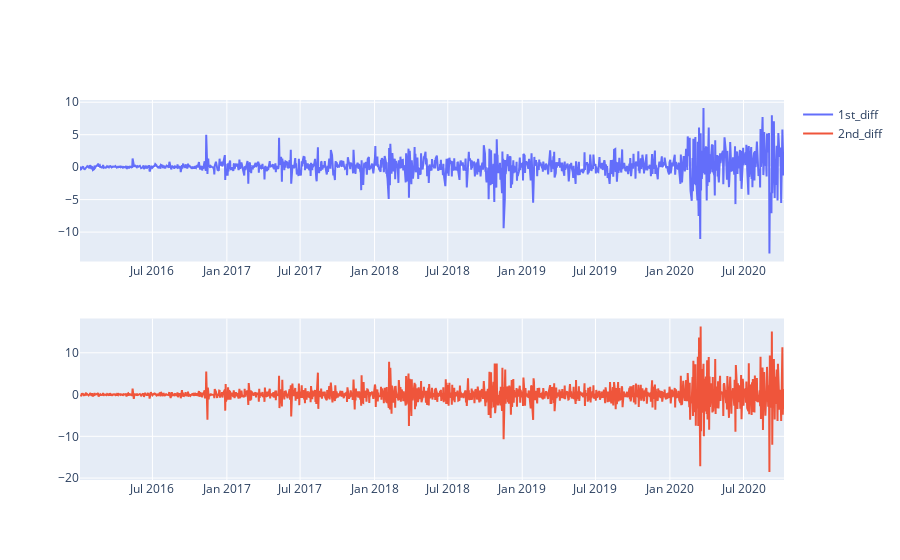

Notebook source saved alongside this figure:
### Markdown cell above
Just by using 1st order differencing we can see that our data became stationary.

### Code cell
from plotly.subplots import make_subplots
import plotly.graph_objects as go

nvda_df["1st_diff"] = nvda_df["Close"].diff()
nvda_df["2nd_diff"] = nvda_df["1st_diff"].diff()

fig = make_subplots(rows=2, cols=1)
for idx, d in enumerate(["1st_diff", "2nd_diff"]):
    fig.add_trace(
        go.Scatter(name = d, x = nvda_df.index, y = nvda_df[d]),
        row=idx+1,col=1)
fig.show()

### Figure 1 — Plotly figure (JSON) as saved in the notebook; plotly's stock layout.template omitted (floating-point values rounded to 4 significant figures; data arrays with more than 128 entries replaced by an {"elided": "..."} marker saying what was removed)
{"data": [{"name": "1st_diff", "type": "scatter", "x": {"elided": "1202 str values"}, "xaxis": "x", "y": {"elided": "1202 float values"}, "yaxis": "y"}, {"name": "2nd_diff", "type": "scatter", "x": {"elided": "1202 str values"}, "xaxis": "x2", "y": {"elided": "1202 float values"}, "yaxis": "y2"}], "layout": {"autosize": true, "xaxis": {"anchor": "y", "autorange": true, "domain": [0, 1], "range": ["2016-01-04", "2020-10-09"], "type": "date"}, "xaxis2": {"anchor": "y2", "autorange": true, "domain": [0, 1], "range": ["2016-01-04", "2020-10-09"], "type": "date"}, "yaxis": {"anchor": "x", "autorange": true, "domain": [0.575, 1], "range": [-14.53, 10.34], "type": "linear"}, "yaxis2": {"anchor": "x2", "autorange": true, "domain": [0, 0.425], "range": [-20.46, 18.22], "type": "linear"}}}
